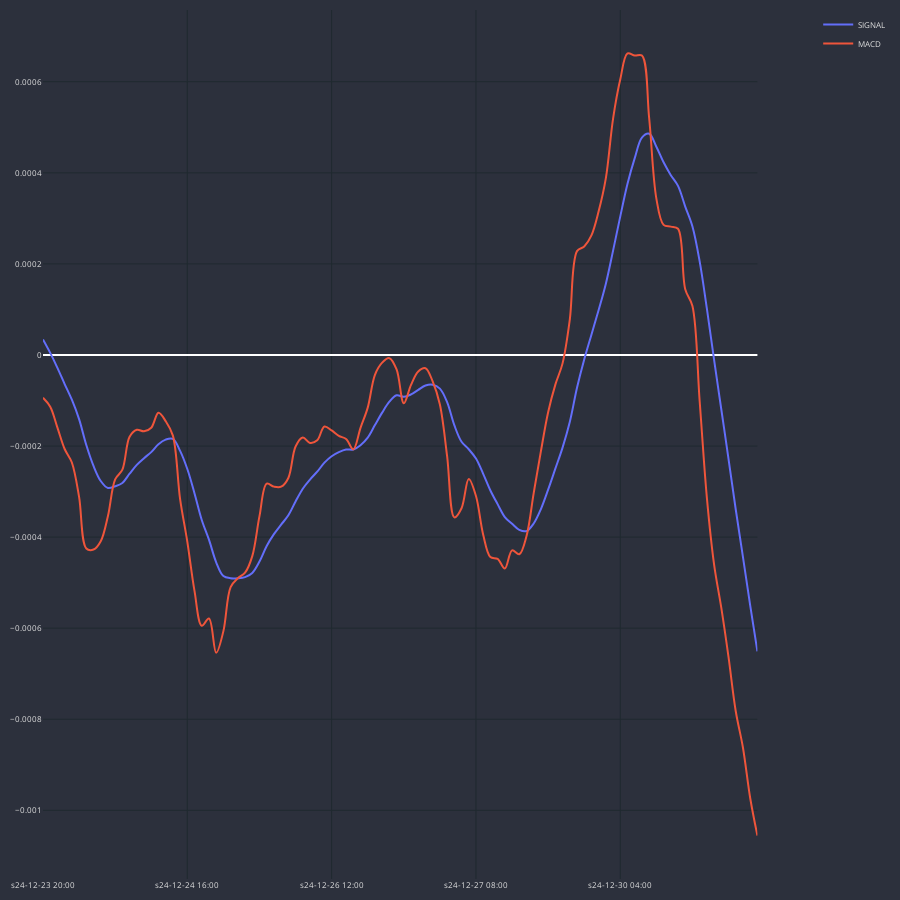

The notebook cell this image was saved under:
### Code cell
cp = CandlePlot(dfp, candles=False)
cp.show_plot(line_traces=["SIGNAL", "MACD"], sec_traces=[])
